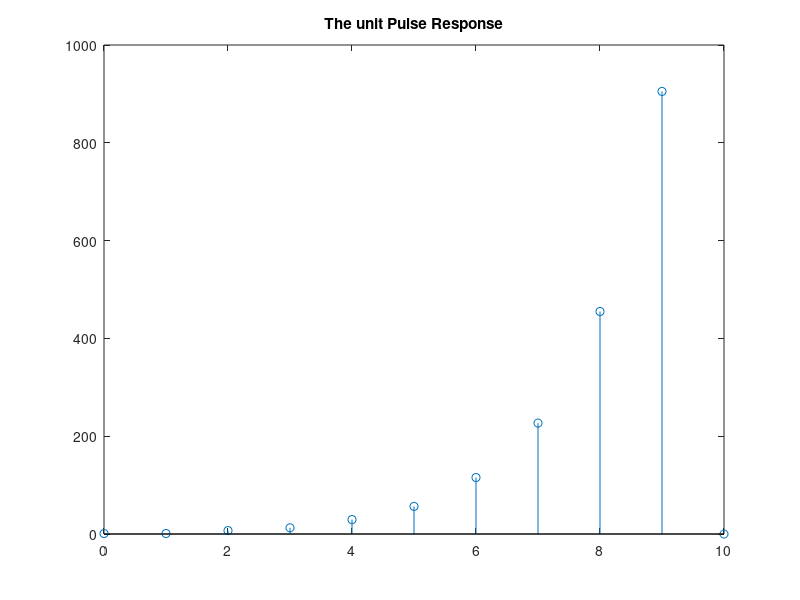

This chart was generated by the following MATLAB code:
%% PROBLEM5
n=0:10
y=[1 1 zeros(1,9)];
x=4*cos((pi.*n )./ 8);

for i=3:10
    y(i) = y(i-1)+ 2.*y(i-2)+ x(i-2);
end 

figure()
stem(n,y);
title('The unit Pulse Response');